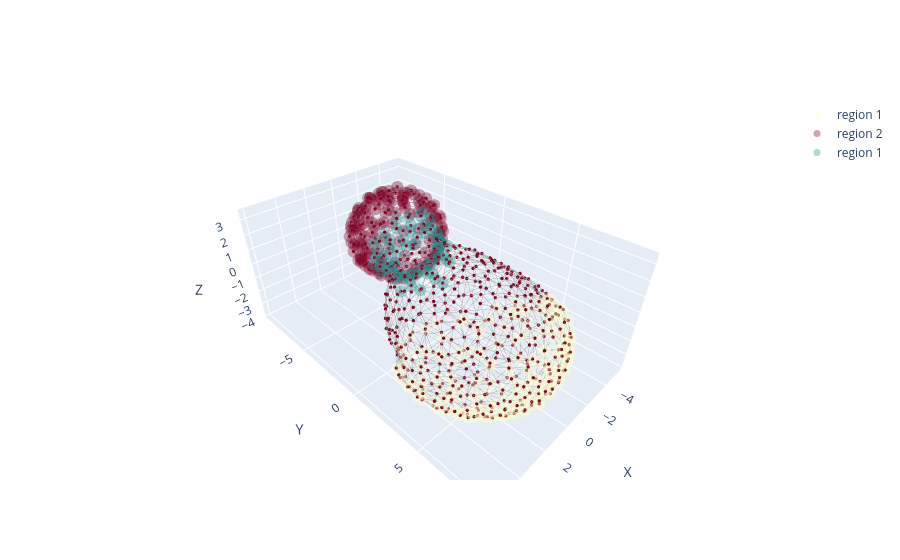

Here is the notebook cell this chart was saved with:
### Code cell
crypts, necks, villus = grow_crypts_toward_necks(
    G,
    crypt_regions=crypts,
    neck_regions=necks,   # [] is fine if you didn’t extract necks
    N=2,
    min_villus_region_size=1,
)

fig = plot_organoid_graph(proj_points, G, HKS[:,0], node_size=2)
add_region_overlays(fig, proj_points, crypts, colorscale='YlOrRd')
add_region_overlays(fig, proj_points, necks, colorscale='viridis')

fig.show()

### Figure 1 — Plotly figure (JSON) as saved in the notebook; plotly's stock layout.template omitted (floating-point values rounded to 4 significant figures; data arrays with more than 128 entries replaced by an {"elided": "..."} marker saying what was removed)
{"data": [{"hoverinfo": "skip", "line": {"color": "rgba(120,120,120,0.75)", "width": 1}, "mode": "lines", "showlegend": false, "type": "scatter3d", "x": {"elided": "6171 float values"}, "y": {"elided": "6171 float values"}, "z": {"elided": "6171 float values"}}, {"hoverinfo": "skip", "marker": {"cmax": 0.08556, "cmid": 0, "cmin": -0.08556, "color": {"elided": "18001 float values"}, "colorscale": [[0, "rgb(5,48,97)"], [0.1, "rgb(33,102,172)"], [0.2, "rgb(67,147,195)"], [0.3, "rgb(146,197,222)"], [0.4, "rgb(209,229,240)"], [0.5, "rgb(247,247,247)"], [0.6, "rgb(253,219,199)"], [0.7, "rgb(244,165,130)"], [0.8, "rgb(214,96,77)"], [0.9, "rgb(178,24,43)"], [1, "rgb(103,0,31)"]], "line": {"width": 0}, "size": 2}, "mode": "markers", "showlegend": false, "type": "scatter3d", "x": {"elided": "687 float values"}, "y": {"elided": "687 float values"}, "z": {"elided": "687 float values"}}, {"hoverinfo": "skip", "marker": {"color": "rgb(255, 255, 204)", "size": 7}, "mode": "markers", "name": "region 1", "opacity": 0.35, "showlegend": true, "type": "scatter3d", "x": {"elided": "180 float values"}, "y": {"elided": "180 float values"}, "z": {"elided": "180 float values"}}, {"hoverinfo": "skip", "marker": {"color": "rgb(128, 0, 38)", "size": 7}, "mode": "markers", "name": "region 2", "opacity": 0.35, "showlegend": true, "type": "scatter3d", "x": {"elided": "145 float values"}, "y": {"elided": "145 float values"}, "z": {"elided": "145 float values"}}, {"hoverinfo": "skip", "marker": {"color": "rgb(34, 144, 140)", "size": 7}, "mode": "markers", "name": "region 1", "opacity": 0.35, "showlegend": true, "type": "scatter3d", "x": [-1.562, -2.08, -2.671, -0.9985, 0.2603, -2.601, -2.447, -0.5305, -2.175, 1.016, -0.3018, 0.07099, 0.07071, -1.203, -3.263, 1.013, 0.4466, 1.012, -0.1837, -1.369, -2.891, 0.3236, -1.363, 0.9735, -2.197, -0.5462, -0.7559, -1.562, 0.5153, -2.027, 0.8431, -1.482, 1.186, -2.294, -1.69, 0.3994, 0.7449, -2.3, 0.8967, -3.005, -1.715, -0.1275, -0.8759, -3.306, 0.6313, -0.2389, -2.523, -2.406, -2.055, 0.7486, -1.821, 1.246, -1.2, 0.948, 0.5966, -2.796, -2.09, 0.5577, -1.34, 0.4078, -3.106, -2.271, -1.236, -1.882, -0.2781, 0.7616, 0.7671, -0.5592, 0.7742, -1.863, -0.2229, 0.1651], "y": [-0.9816, -1.189, -3.069, -2.725, -2.165, -2.304, -2.759, -2.089, -1.543, -4.26, -3.07, -2.079, -2.637, -2.172, -3.024, -2.443, -3.359, -1.946, -2.408, -1.452, -3.378, -3.334, -2.163, -4.006, -2.941, -2.701, -3.801, -3.634, -3.813, -2.475, -3.544, -1.791, -2.027, -3.446, -2.753, -3.882, -3.097, -1.928, -4.544, -2.86, -0.8252, -3.406, -2.992, -3.109, -2.654, -3.892, -2.324, -3.651, -3.358, -4.108, -1.486, -2.188, -3.549, -4.381, -2.635, -2.708, -0.9422, -3.268, -1.347, -4.415, -2.963, -2.005, -3.412, -3.165, -1.661, -3.345, -2.971, -3.868, -3.968, -2.354, -3.603, -1.702], "z": [-1.041, 0.3464, -0.7292, -0.9377, 1.843, 0.6033, 1.906, 2.12, 0.4772, 0.4983, -0.8617, -0.9598, 1.95, 2.138, 0.6419, 0.7021, 1.835, -0.8692, -0.831, -0.8512, 2.07, -0.5267, -0.7749, 0.8842, -0.8179, 2.241, -1.513, -1.635, -0.4463, -0.5766, 0.8566, -0.6635, 1.165, -1.418, 2.292, 2.12, 1.143, 1.195, -0.1674, 1.194, 1.602, 2.335, 2.402, -0.09551, -0.2642, -1.262, 1.28, 2.55, 2.516, -0.2079, 1.622, 0.01164, 2.665, 1.428, 1.418, 0.09153, 0.2831, 1.633, 1.988, -0.9334, 0.1954, 0.09148, -1.265, -1.097, -1.267, 0.3389, 0.327, 2.681, 1.623, 2.028, -1.024, 2.044]}], "layout": {"scene": {"aspectmode": "data", "xaxis": {"title": {"text": "X"}}, "yaxis": {"title": {"text": "Y"}}, "zaxis": {"title": {"text": "Z"}}}}}
